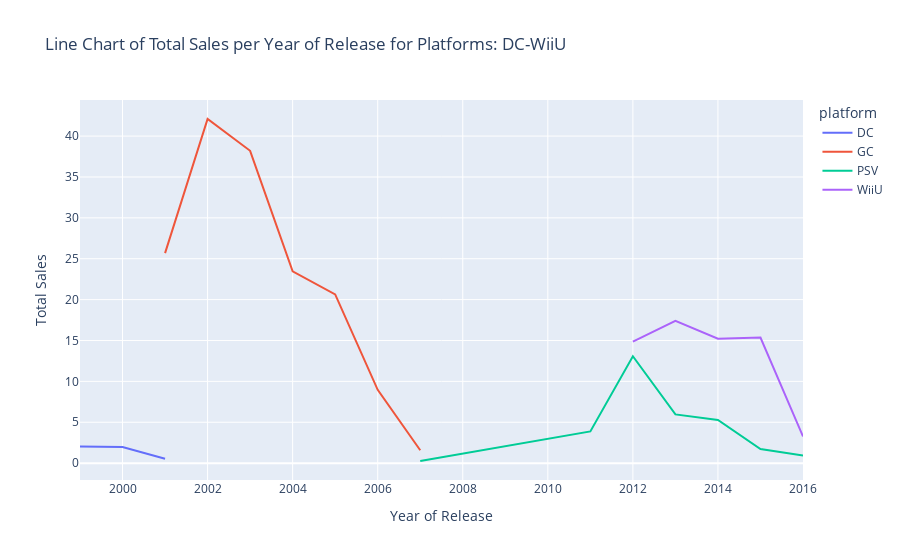

Here is the notebook cell this chart was saved with:
### Markdown cell above
Code Meaning:
1) Use px.line() in order to create a line chart with data from the platform_sales_year_3 dataframe.
2) Use the year_of_release column as the x axis and the total_sales column as the y axis.
3) Set the color parameter to the platform column of the dataframe.
4) Set the title as: 'Line Chart of Total Sales per Year of Release for Platforms: DC-WiiU'.
5) Assign the code to no_sales_line_3 in order to save the result.
6) Use the show() method in order to display the no_sales_line_3 chart.

### Code cell
no_sales_line_3 = px.line(platform_sales_year_3, x='year_of_release', y='total_sales',labels={"total_sales": "Total Sales", "year_of_release": "Year of Release"}, color='platform', title='Line Chart of Total Sales per Year of Release for Platforms: DC-WiiU')

no_sales_line_3.show()

### Figure 1 — Plotly figure (JSON) as saved in the notebook; plotly's stock layout.template omitted (floating-point values rounded to 4 significant figures)
{"data": [{"hovertemplate": "platform=DC<br>Year of Release=%{x}<br>Total Sales=%{y}<extra></extra>", "legendgroup": "DC", "line": {"color": "#636efa", "dash": "solid"}, "marker": {"symbol": "circle"}, "mode": "lines", "name": "DC", "orientation": "v", "showlegend": true, "type": "scatter", "x": [1999, 2000, 2001], "xaxis": "x", "y": [2.04, 1.98, 0.53], "yaxis": "y"}, {"hovertemplate": "platform=GC<br>Year of Release=%{x}<br>Total Sales=%{y}<extra></extra>", "legendgroup": "GC", "line": {"color": "#EF553B", "dash": "solid"}, "marker": {"symbol": "circle"}, "mode": "lines", "name": "GC", "orientation": "v", "showlegend": true, "type": "scatter", "x": [2001, 2002, 2003, 2004, 2005, 2006, 2007], "xaxis": "x", "y": [25.68, 42.09, 38.2, 23.45, 20.64, 8.97, 1.57], "yaxis": "y"}, {"hovertemplate": "platform=PSV<br>Year of Release=%{x}<br>Total Sales=%{y}<extra></extra>", "legendgroup": "PSV", "line": {"color": "#00cc96", "dash": "solid"}, "marker": {"symbol": "circle"}, "mode": "lines", "name": "PSV", "orientation": "v", "showlegend": true, "type": "scatter", "x": [2007, 2011, 2012, 2013, 2014, 2015, 2016], "xaxis": "x", "y": [0.26, 3.88, 13.07, 5.96, 5.27, 1.72, 0.93], "yaxis": "y"}, {"hovertemplate": "platform=WiiU<br>Year of Release=%{x}<br>Total Sales=%{y}<extra></extra>", "legendgroup": "WiiU", "line": {"color": "#ab63fa", "dash": "solid"}, "marker": {"symbol": "circle"}, "mode": "lines", "name": "WiiU", "orientation": "v", "showlegend": true, "type": "scatter", "x": [2012, 2013, 2014, 2015, 2016], "xaxis": "x", "y": [14.85, 17.4, 15.22, 15.35, 3.26], "yaxis": "y"}], "layout": {"legend": {"title": {"text": "platform"}, "tracegroupgap": 0}, "title": {"text": "Line Chart of Total Sales per Year of Release for Platforms: DC-WiiU"}, "xaxis": {"anchor": "y", "domain": [0, 1], "title": {"text": "Year of Release"}}, "yaxis": {"anchor": "x", "domain": [0, 1], "title": {"text": "Total Sales"}}}}
